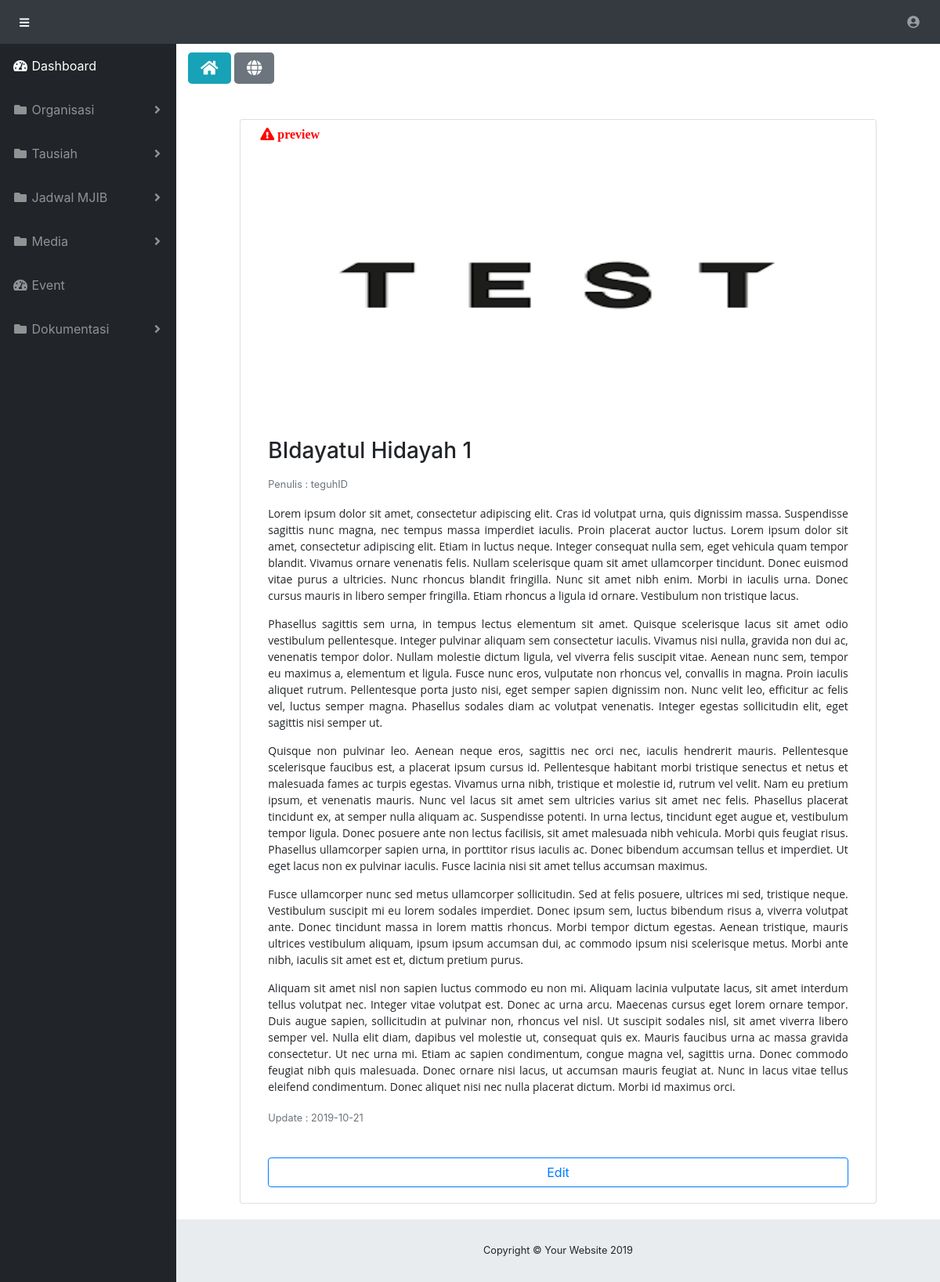
The app's page /index.php/Admin/DetailBidayatulHidayah/11 with its own data.
### tables this page shows
CREATE TABLE `bidayatul_hidayah` (
  `id` int(10) NOT NULL,
  `username` varchar(255) DEFAULT NULL,
  `judul` varchar(255) DEFAULT NULL,
  `content` longtext,
  `image` varchar(255) DEFAULT NULL,
  `updated_at` varchar(255) DEFAULT NULL
);

### application/controllers/Admin.php (called while the page is built, shortened)
<?php
class Admin extends CI_Controller {
	public function __construct()
	{
        $this->load->model('LoginModel');
        $this->load->model('AdminModel');
        $this->load->library('session');
	}
    public function DetailBidayatulHidayah($id)
    {
        $data['BidayatulHidayah'] = $this->AdminModel->DetailTausiah($id, 'bidayatul_hidayah')->result_array();
        $this->load->view('Admin/Tausiah/BidayatulHidayah/DetailData', $data);
    }
}

### index.php (called while the page is built, shortened)
<?php
require_once BASEPATH.'core/CodeIgniter.php';

### application/models/AdminModel.php (called while the page is built, shortened)
<?php
class AdminModel extends CI_Model {
    public function DetailTausiah($id, $tabel)
    {
        $this->db->where('id', $id);
        return $this->db->get($tabel);
    }
}

### application/views/Admin/Tausiah/BidayatulHidayah/DetailData.php (the view)
<?php $basedir = realpath(__DIR__); include($basedir . "..\..\..\Layout\Header.php");?>
<?php foreach ($BidayatulHidayah as $data): ?>
    <a href="<?php echo site_url('Admin/BidayatulHidayah')?>" class="btn-lg btn-info"><i class="fas fa-home"></i></a>
    <a href="<?php echo site_url('Admin/BidayatulHidayah')?>" class="btn-lg btn-secondary"><i class="fas fa-globe"></i></a>
    <div class="row justify-content-center" style="margin-bottom:20px; margin-top:50px">
        <div class="card col-10">
        <i class="fas fa-exclamation-triangle" style="margin:10px; color:red"><strong> preview</strong></i>
        <?php if ($data['image'] == '') {?>
            <div class="row justify-content-center">
                <img src="<?php echo base_url('assets/admin/img/noimage.jpg')?>" width="630" height="350"><br>
            </div>
        <?php } else {?>
                <div class="row justify-content-center">
                <img src="<?php echo base_url('assets/admin/img/bidayatulHidayah/' . $data['image'])?>" width="630" height="350"><br>
            </div>
        <?php } ?>
            <div class="card-body">
                <h3 class="card-title"><?php echo $data['judul'];?></h3>
                <p class="card-text"><small class="text-muted">Penulis : <?php echo $data['username'];?></small></p>
                <p class="card-text"><?php echo $data['content'];?></p>
                <p class="card-text"><small class="text-muted">Update : <?php echo $data['updated_at'];?></small></p>
            </div>
            <a class="btn btn-outline-primary" href="<?php echo site_url('Admin/BidayatulHidayahHalamanEditData/' . $data['id'])?>" style="margin:20px">Edit</a>
        </div>
    </div>
<?php endforeach; ?>
<?php $basedir = realpath(__DIR__); include($basedir . "..\..\..\Layout\Footer.php");?>

### records on screen
bidayatul_hidayah: image (picture), judul "BIdayatul Hidayah 1", username "teguhID", content "Lorem ipsum dolor sit amet, consectetur adipiscing elit. Cras id volutpat urna, quis dignissim massa. Suspendisse sagittis nunc magna, nec tempus massa imperdiet iaculis. Proin placerat auctor luctus. Lorem ipsum dolor sit amet, consectetur adipiscing elit. Etiam in luctus neque. Integer consequat nulla sem, eget vehicula quam tempor blandit. Vivamus ornare venenatis felis. Nullam scelerisque quam sit amet ullamcorper tincidunt. Donec euismod vitae purus a ultricies. Nunc rhoncus blandit fringilla. Nunc sit amet nibh enim. Morbi in iaculis urna. Donec cursus mauris in libero semper fringilla. Etiam rhoncus a ligula id ornare. Vestibulum non tristique lacus. Phasellus sagittis sem urna, in…", updated_at "2019-10-21"
